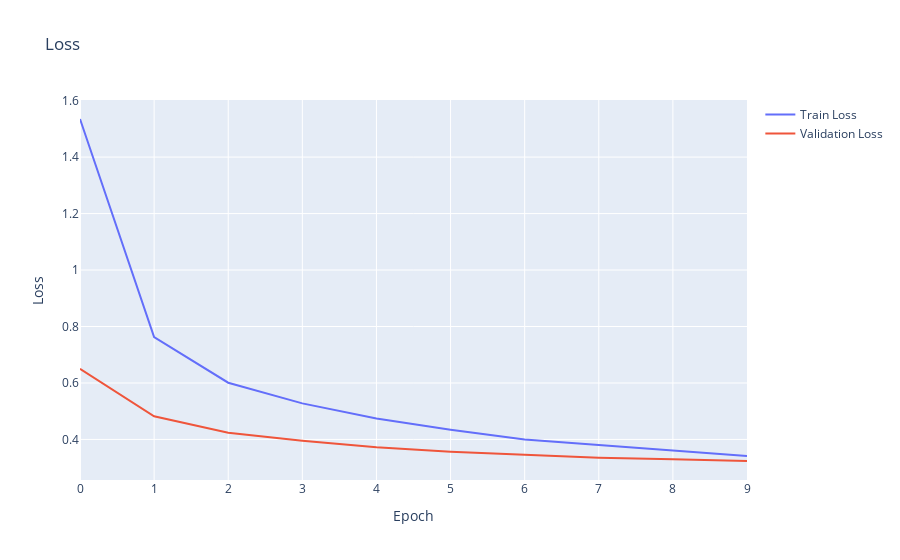
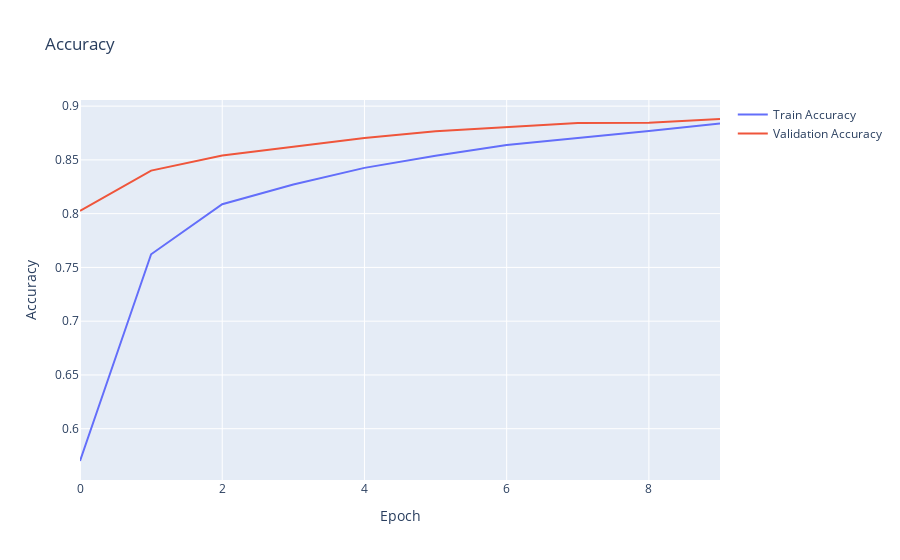

The code cell stored with these charts, in order, in its notebook:
### Code cell
fig_loss = go.Figure()
fig_loss.add_trace(go.Scatter(y=history.history['loss'], mode='lines', name='Train Loss'))
fig_loss.add_trace(go.Scatter(y=history.history['val_loss'], mode='lines', name='Validation Loss'))
fig_loss.update_layout(title='Loss', xaxis_title='Epoch', yaxis_title='Loss')
fig_loss.show()

fig_acc = go.Figure()
fig_acc.add_trace(go.Scatter(y=history.history['accuracy'], mode='lines', name='Train Accuracy'))
fig_acc.add_trace(go.Scatter(y=history.history['val_accuracy'], mode='lines', name='Validation Accuracy'))
fig_acc.update_layout(title='Accuracy', xaxis_title='Epoch', yaxis_title='Accuracy')
fig_acc.show()

### Figure 1 — Plotly figure (JSON) as saved in the notebook; plotly's stock layout.template omitted (floating-point values rounded to 4 significant figures)
{"data": [{"mode": "lines", "name": "Train Loss", "type": "scatter", "y": [1.535, 0.7625, 0.6009, 0.5278, 0.4739, 0.4345, 0.3999, 0.3802, 0.3615, 0.341]}, {"mode": "lines", "name": "Validation Loss", "type": "scatter", "y": [0.6502, 0.4821, 0.4239, 0.3956, 0.3722, 0.3566, 0.346, 0.3356, 0.33, 0.3236]}], "layout": {"title": {"text": "Loss"}, "xaxis": {"title": {"text": "Epoch"}}, "yaxis": {"title": {"text": "Loss"}}}}

### Figure 2 — Plotly figure (JSON) as saved in the notebook; plotly's stock layout.template omitted (floating-point values rounded to 4 significant figures)
{"data": [{"mode": "lines", "name": "Train Accuracy", "type": "scatter", "y": [0.57, 0.7622, 0.8088, 0.8272, 0.8426, 0.854, 0.8638, 0.8702, 0.8768, 0.884]}, {"mode": "lines", "name": "Validation Accuracy", "type": "scatter", "y": [0.8026, 0.84, 0.8541, 0.8625, 0.8704, 0.8767, 0.8805, 0.8843, 0.8846, 0.888]}], "layout": {"title": {"text": "Accuracy"}, "xaxis": {"title": {"text": "Epoch"}}, "yaxis": {"title": {"text": "Accuracy"}}}}
